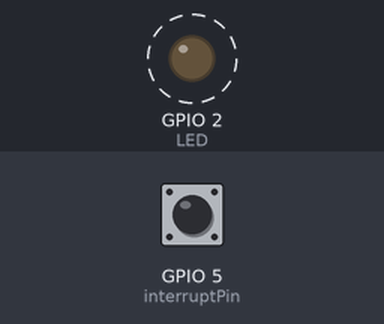
This sketch was run on a simulated ESP8266 (NodeMCU). Parts: output pins drawn as LEDs (lit = HIGH). Dashed ring = blinking. The test bench sets the inputs (shaded band); at power-on: GPIO 5 (interruptPin) HIGH. What the sketch prints to the serial monitor is not drawn.

Above: at 1.2 s.
1.3 s: GPIO 5 (interruptPin) pulled LOW for 0.15 s
Timing chart, 0 to 10.3 s (numbered marks = the images above; inputs shaded):
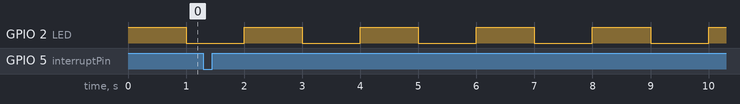

The sketch:

interrupt.ino
```cpp
const int interruptPin = 5; //GPIO 0 (Flash Button) STEP 1
const int LED=2; //On board blue LED

void setup() {
  Serial.begin(115200);
  pinMode(LED,OUTPUT);
  pinMode(interruptPin, INPUT_PULLUP);
  attachInterrupt(digitalPinToInterrupt(interruptPin), myInterruptFunction, CHANGE);// STEP 2
}

void loop()
{
    digitalWrite(LED,HIGH); //LED off
    delay(1000);
    digitalWrite(LED,LOW); //LED on
    delay(1000);
}

//This program get executed when interrupt is occurs i.e.change of input state - STEP 3
ICACHE_RAM_ATTR void myInterruptFunction() {
   Serial.println("Interrupt Detected");
}


//void handleInterrupt() {
//    Serial.println("Interrupt Detected");
//}
```

Measured:
- by itself, GPIO 2 (LED): alternates HIGH for 1.0 s and LOW for 1.0 s
